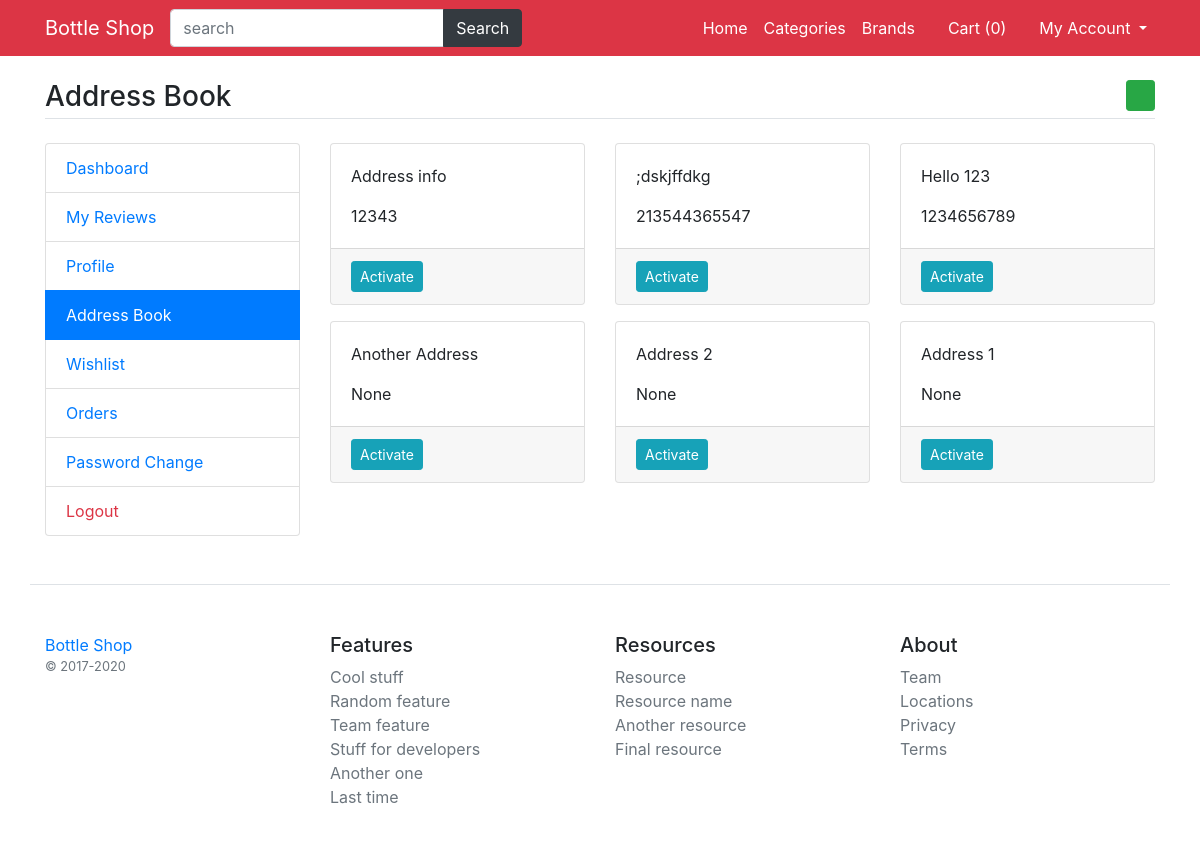
Screenshot of /my-addressbook (signed in) with the database file from the repository.
### main/models.py (models this page shows)
class UserAddressBook(models.Model):
    user=models.ForeignKey(User,on_delete=models.CASCADE)
    mobile=models.CharField(max_length=50,null=True)
    address=models.TextField()
    status=models.BooleanField(default=False)

### main/views.py (the view)
# urls.py: path('my-addressbook',views.my_addressbook, name='my-addressbook'),
def my_addressbook(request):
	addbook=UserAddressBook.objects.filter(user=request.user).order_by('-id')
	return render(request, 'user/addressbook.html',{'addbook':addbook})

### main/template_context.py (called while the page is built)
def get_filters(request):
    cats= Product.objects.distinct().values('category__title','category__id')
    brands= Product.objects.distinct().values('brand__title','brand__id')
    colors= ProductAttribute.objects.distinct().values('color__title','color__id','color__color_code')
    sizes= ProductAttribute.objects.distinct().values('size__title','size__id')
    minMaxPrice=ProductAttribute.objects.aggregate(Min('price'),Max('price'))
    data={
                    'colors':colors ,
                    'sizes':sizes,
                    'brands':brands,
                    'cats':cats,
                    'minMaxPrice':minMaxPrice,
    }
    return data

### main/templates/user/addressbook.html (shortened to what this page needs)
{% extends 'base.html' %}
{% load static %}
{% block content %}
<main class="container my-4">
	<h3 class="my-4 border-bottom pb-1">Address Book <a href="{% url 'add-address' %}" class="float-right btn btn-sm btn-success"><i class="fa fa-plus"></i></a></h3>
	<div class="row">
		<div class="col-md-3">
			{% include 'user/user-sidebar.html' %}
		</div>
		<div class="col-md-9">
			<div class="row">
				{% for add in addbook %}
				<div class="col-md-4">
					<div class="card mb-3 {% if add.status %}border-secondary shadow{% endif %} address{{add.id}} address">
						<div class="card-body">
							<p class="card-text">{{add.address}}</p>
							<p class="card-text">{{add.mobile}}</p>
						</div>
						{% if add.status %}
						<div class="card-footer">
							<i class="fa fa-check-circle text-success check{{add.id}} check"></i>
							<button style="display:none;" data-address="{{add.id}}" class="btn btn-sm btn-info activate-address btn{{add.id}} actbtn">Activate</button>
							<a href="{% url 'update-address' add.id %}" class="float-right"><i class="fa fa-edit"></i></a>
						</div>
						{% else %}
						<div class="card-footer footer{{add.id}}">
							<button data-address="{{add.id}}" class="btn btn-sm btn-info activate-address btn{{add.id}} actbtn">Activate</button>
							<a href="{% url 'update-address' add.id %}" class="float-right"><i class="fa fa-edit"></i></a>
						</div>
						{% endif %}
					</div>
				</div>
				{% endfor %}
			</div>
		</div>
	</div>
</main>
{% endblock %}

### rows the page displays
UserAddressBook: address "Address info", mobile "12343"
UserAddressBook: address ";dskjffdkg", mobile "213544365547"
UserAddressBook: address "Hello 123", mobile "1234656789"
UserAddressBook: address "Another Address", mobile "None"
UserAddressBook: address "Address 2", mobile "None"
UserAddressBook: address "Address 1", mobile "None"

### other values shown
{{ request.session.cartdata|length }} "0"
